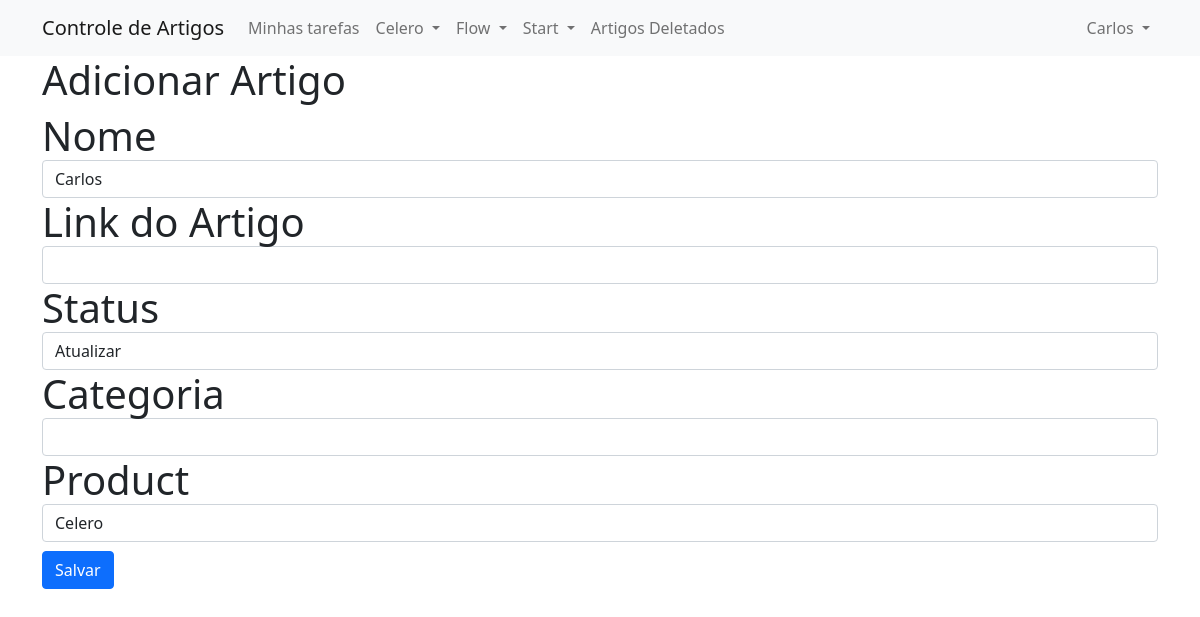
Page /editar/6a74f8c0c29b4ccfbbf491e0f71da911 (signed in) on the earlier database version.
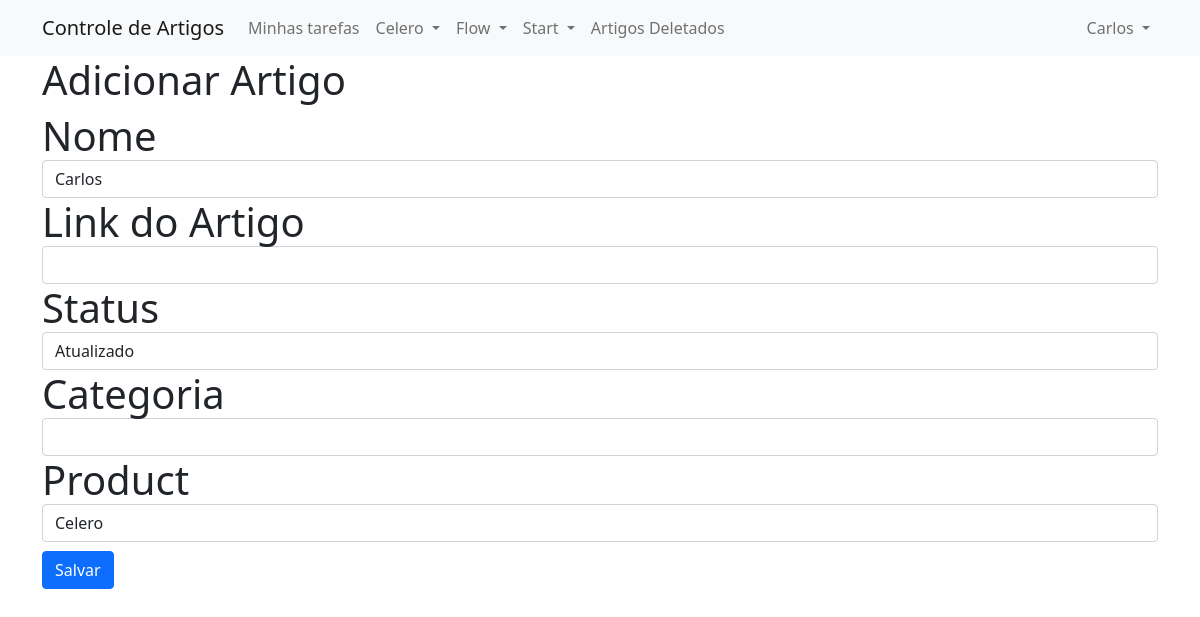
Same page on the later database version.
### articles/models.py (models this page shows, shortened)
class Article(models.Model):
    STATUS_CHOICES = (
        ('AF', 'A fazer'),
        ('FF', 'Feito'),
        ('AR', 'Atualizar'),
        ('AO', 'Atualizado')
    )
    PRODUCT_CHOICES = (
        ('CE', 'Celero'),
        ('ST', 'Start'),
        ('FW', 'Flow')
    )
    article_id = models.UUIDField(primary_key=True, editable=False, default=uuid.uuid4)
    name = models.CharField(max_length=150)
    url = models.URLField(max_length=200, null=True, blank=True)
    status = models.CharField(max_length=2, choices=STATUS_CHOICES)
    last_updated = models.DateField(auto_now=True)
    owner = models.ForeignKey(User, null=True, blank=True, on_delete=models.SET_NULL)
    category = models.CharField(max_length=150, null=True, blank=True)
    product = models.CharField(max_length=2, choices=PRODUCT_CHOICES)
    is_deleted = models.BooleanField(default=False)

### articles/views.py (the view)
# urls.py: path('editar/<str:id>', views.edit_article, name='edit_article'),
@login_required(login_url='accounts/login')
def edit_article(request, id):
    template_name = 'articles/edit_article.html'
    context = {}
    article = get_object_or_404(Article, article_id=id, is_deleted=False)
    if request.method == 'POST':
        form = ArticleForm(request.POST, instance=article)
        if form.is_valid():
            form.save()
            if article.product == 'CE':
                return redirect('artigos:celero_list_articles')
            elif article.product == 'ST':
                return redirect('artigos:start_list_articles')
            elif article.product == 'FW':
                return redirect('artigos:flow_list_articles')
    else:
        form = ArticleForm(instance=article)
    context['form'] = form
    return render(request, template_name, context)

### articles/forms.py
class ArticleForm(forms.ModelForm):
    class Meta:
        model = Article
        exclude = ('owner', 'is_deleted', 'last_updated')

### templates/articles/edit_article.html (shortened to what this page needs)
{% extends 'base.html' %}
{% load widget_tweaks %}
{% block body %}
    <div class="container">
        <h1> Adicionar Artigo<h1>
        <div class="row">
            <div class="col-md-12">
                <form action="" method="POST">
                    <div class="form-group">
                        <label for={{form.name.id_for_label}}>Nome</label>
                        {{form.name|add_class:"form-control"|attr:"autofocus"}}
                    </div>
                    <div class="form-group">
                        <label for={{form.url.id_for_label}}>Link do Artigo</label>
                        {{form.url|add_class:"form-control"}}
                    </div>
                    <div class="form-group">
                        <label for={{form.status.id_for_label}}>Status</label>
                        {{form.status|add_class:"form-control"}}
                    </div>
                    <div class="form-group">
                        <label for={{form.category.id_for_label}}>Categoria</label>
                        {{form.category|add_class:"form-control"}}
                    </div>
                    <div class="form-group">
                        <label for={{form.status.id_for_label}}>Product</label>
                        {{form.product|add_class:"form-control"}}
                    </div>
                    <button type="submit" class="btn btn-primary">Salvar</button>
                </form>
            </div>
        </div>
    </div>
{% endblock body %}

Differences in the rows shown:
changed Article "Carlos": status "Atualizar" → "Atualizado"
